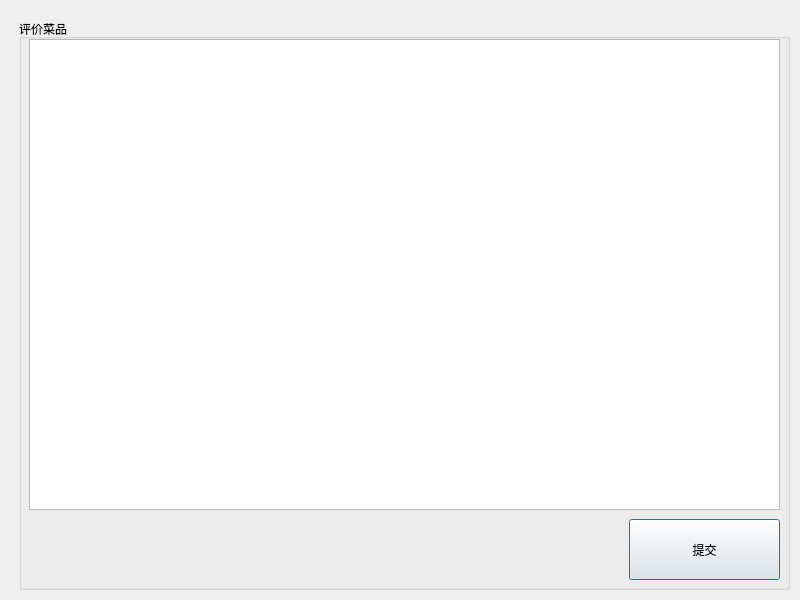
<?xml version="1.0" encoding="UTF-8"?>
<ui version="4.0">
 <class>starrateDishWindow</class>
 <widget class="QDialog" name="starrateDishWindow">
  <property name="geometry">
   <rect>
    <x>0</x>
    <y>0</y>
    <width>800</width>
    <height>600</height>
   </rect>
  </property>
  <property name="minimumSize">
   <size>
    <width>800</width>
    <height>600</height>
   </size>
  </property>
  <property name="windowTitle">
   <string>Dialog</string>
  </property>
  <widget class="QGroupBox" name="groupBox">
   <property name="geometry">
    <rect>
     <x>19</x>
     <y>19</y>
     <width>771</width>
     <height>571</height>
    </rect>
   </property>
   <property name="title">
    <string>评价菜品</string>
   </property>
   <widget class="QTableView" name="menuTable">
    <property name="geometry">
     <rect>
      <x>10</x>
      <y>20</y>
      <width>751</width>
      <height>471</height>
     </rect>
    </property>
   </widget>
   <widget class="QPushButton" name="submitBtn">
    <property name="geometry">
     <rect>
      <x>610</x>
      <y>500</y>
      <width>151</width>
      <height>61</height>
     </rect>
    </property>
    <property name="text">
     <string>提交</string>
    </property>
   </widget>
  </widget>
 </widget>
 <resources/>
 <connections/>
</ui>
